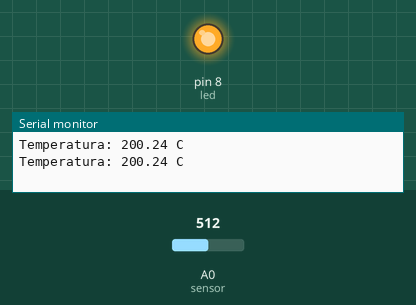
Recording of a sketch running on a simulated Arduino Uno, built with avr-gcc and run on an emulated ATmega328P. Parts: output pins drawn as LEDs (lit = HIGH), the last lines printed to the serial monitor. The test bench sets the inputs (shaded band); at power-on: A0 (sensor) = 512.

Above: at 1.8 s.
1.9 s: A0 (sensor) set to 174
3.4 s: A0 (sensor) set to 147
At 5.2 s:
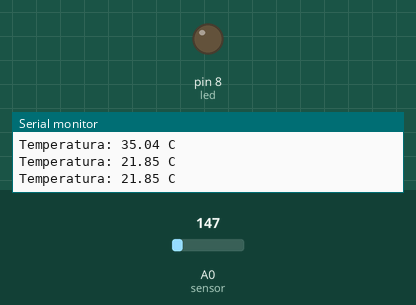
5.5 s: A0 (sensor) set to 306
At 6.8 s:
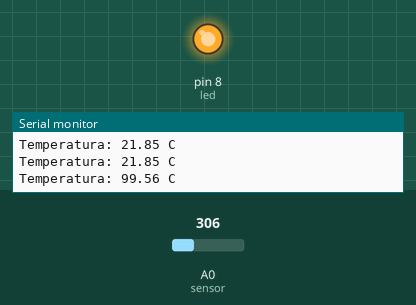
7.5 s: A0 (sensor) set to 122
At 8.4 s:
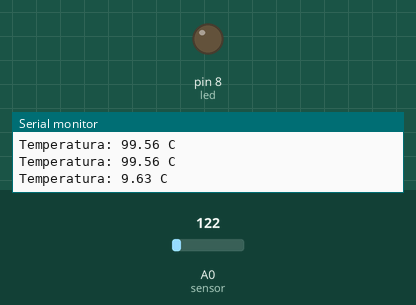
Timing chart, 0 to 10.5 s (numbered marks = the images above; inputs shaded):
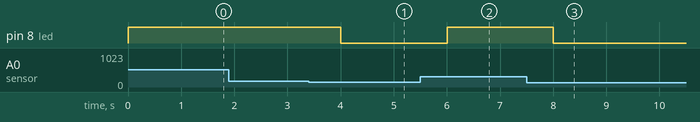

Measured:
- the behaviour switches between 164 and 163 on A0 (sensor) (found by bisection; images 0 and 1)
- after the input at 3.4 s, pin 8 (led): HIGH → LOW after 0.60 s
- after the input at 5.5 s, pin 8 (led): LOW → HIGH after 0.51 s
- after the input at 7.5 s, pin 8 (led): HIGH → LOW after 0.51 s

The sketch:

temperature_monitor.ino
```cpp
const int sensor = A0;
const int led = 8;

void setup() {
  pinMode(led, OUTPUT);
  Serial.begin(9600);
}

void loop() {
  int leitura = analogRead(sensor);

  float tensao = leitura * (5.0 / 1023.0);
  float temperatura = (tensao - 0.5) * 100.0;

  Serial.print("Temperatura: ");
  Serial.print(temperatura);
  Serial.println(" C");

  if (temperatura > 30.0) {
    digitalWrite(led, HIGH);
  } else {
    digitalWrite(led, LOW);
  }

  delay(1000);
}
```
